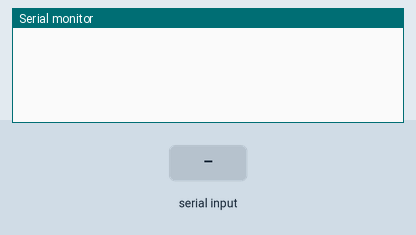
A sketch run on a simulated Arduino Uno, built with avr-gcc and run on an emulated ATmega328P. Shown: the last lines printed to the serial monitor. Inputs (shaded band) come from the test bench.

Above: at 1.2 s.
1.3 s: "A" received over Serial
At 2.5 s:
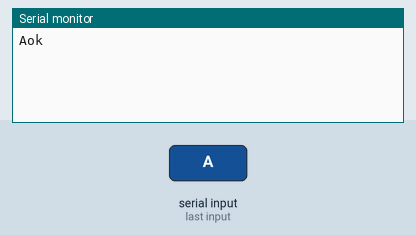
2.8 s: "a" received over Serial
At 3.9 s:
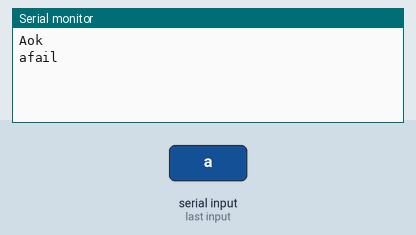
4.3 s: "1" received over Serial
At 5.1 s:
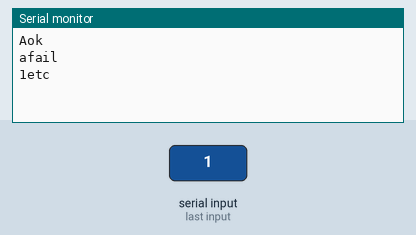

The sketch:

Serial_exam2.ino
```cpp
// 입력된 문자가 "A'이면 "ok", "a"이면 "fail" char형 변수를 선언

void setup() {
  // put your setup code here, to run once:
  Serial.begin(9600);
}

void loop() {
  char data = 0;
  if(Serial.available()) {
    data = Serial.read();
    Serial.print(data);
    if(data == 'A') {
    Serial.println("ok");
    }else if(data == 'a') {
      Serial.println("fail");
    } else {
      Serial.println("etc");
    }
  }
}
```

Measured:
- after the input at 1.3 s, the serial monitor: prints a new line at once (image 1)
- after the input at 2.8 s, the serial monitor: prints a new line at once (image 2)
- after the input at 4.3 s, the serial monitor: prints a new line at once (image 3)
